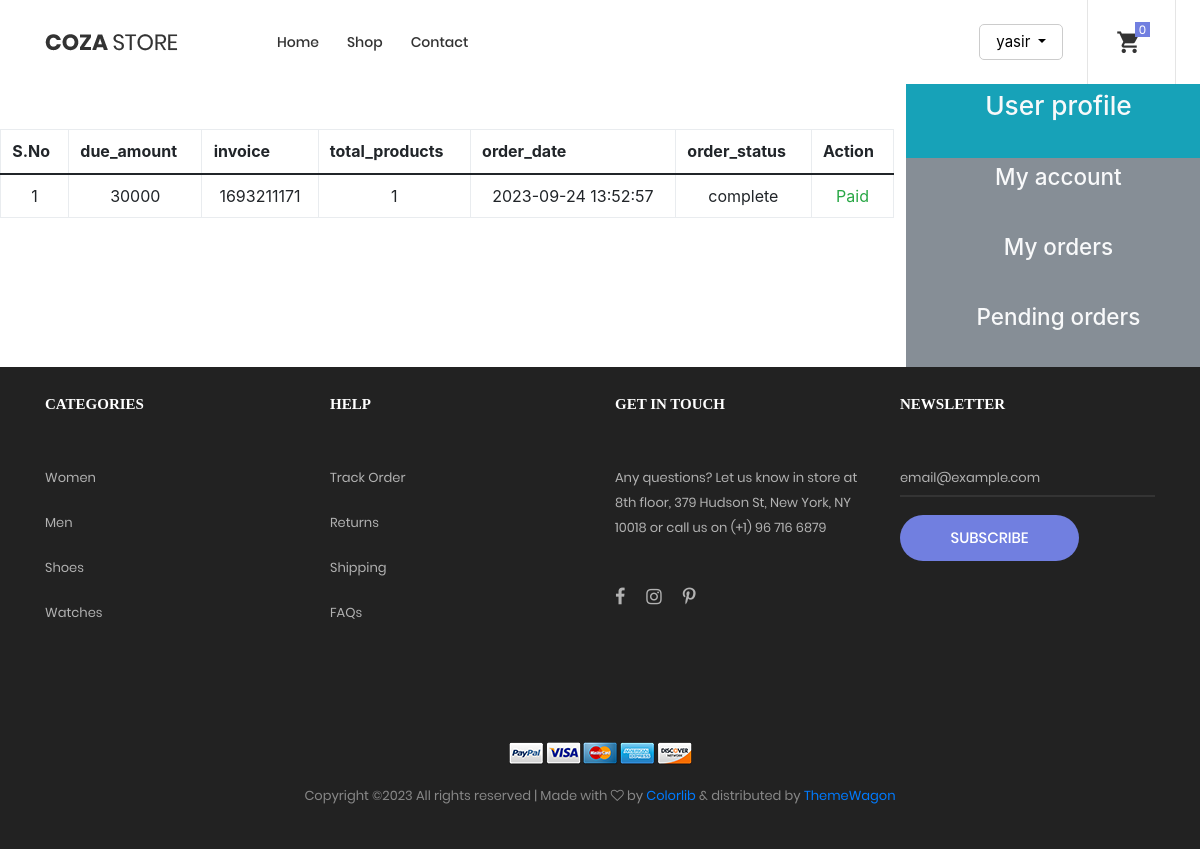
The app's page /account_settings.php?order (signed in) with its own data.
### tables this page shows
CREATE TABLE IF NOT EXISTS `orders` (
  `order_id` int NOT NULL AUTO_INCREMENT,
  `user_id` int NOT NULL,
  `due_amount` int NOT NULL,
  `invoice` int NOT NULL,
  `total_products` int NOT NULL,
  `order_date` timestamp NOT NULL,
  `order_state` varchar(500) NOT NULL,
  PRIMARY KEY (`order_id`)
);

### user_orders.php (the view, shortened to what this page needs)
<div class="container mt-5">
    <div class="row">
        <div class="table-responsive">
            <table class="table table-bordered text-center">
                <thead>
                    <tr>
                        <th>S.No</th>
                        <th>due_amount</th>
                        <th>invoice</th>
                        <th>total_products</th>
                        <th>order_date</th>
                        <th>order_status</th>
                        <th>Action</th>
                    </tr>
                </thead>
                <tbody>
                    <?php
$username= $_SESSION['username'];
$getuser= mysqli_query($con,"select * from `users` where user_name= '$username'");
$row= mysqli_fetch_assoc($getuser);
$user_id= $row['user_id'];
$orders= mysqli_query($con,"select * from `orders` where user_id = $user_id");
$numeber=1;
while($roww= mysqli_fetch_assoc($orders)){
?>
                    <tr>
                        <td><?php echo $numeber ?></td>
                        <td><?php echo $roww['due_amount'] ?></td>
                        <td><?php echo $roww['invoice'] ?></td>
                        <td><?php echo $roww['total_products'] ?></td>
                        <td><?php echo $roww['order_date'] ?></td>
                        <td><?php echo $roww['order_state'] ?></td>
                        <?php
if($roww['order_state'] == 'complete'){
    echo "<td class='text-success'>   Paid  </td>";
}
else{
?>
                        <td><a href="confirm.php?order= <?php echo $roww['order_id'] ?>">Confirm</a></td>
                    <?php
}
                    ?>
                    </tr>
                    <?php
                    $numeber++;
}
?>
                </tbody>
            </table>
        </div>
    </div>
</div>

### css/main.css (style rules this page uses)
.container { max-width: 1380px; }
@media (max-width: 1600px) { .container { max-width: 1200px; } }
.row { display: -ms-flexbox; display: flex; -ms-flex-wrap: wrap; flex-wrap: wrap; margin-right: 0px; margin-left: -162px; }

### account_settings.php (style rules this page uses)
body { overflow-x: hidden; }

### records on screen
orders: due_amount "30000", invoice "1693211171", total_products "1", order_date "2023-09-24 13:52:57", order_state "complete", shows "Paid"

### other values on screen
$_SESSION['username'] "yasir"
